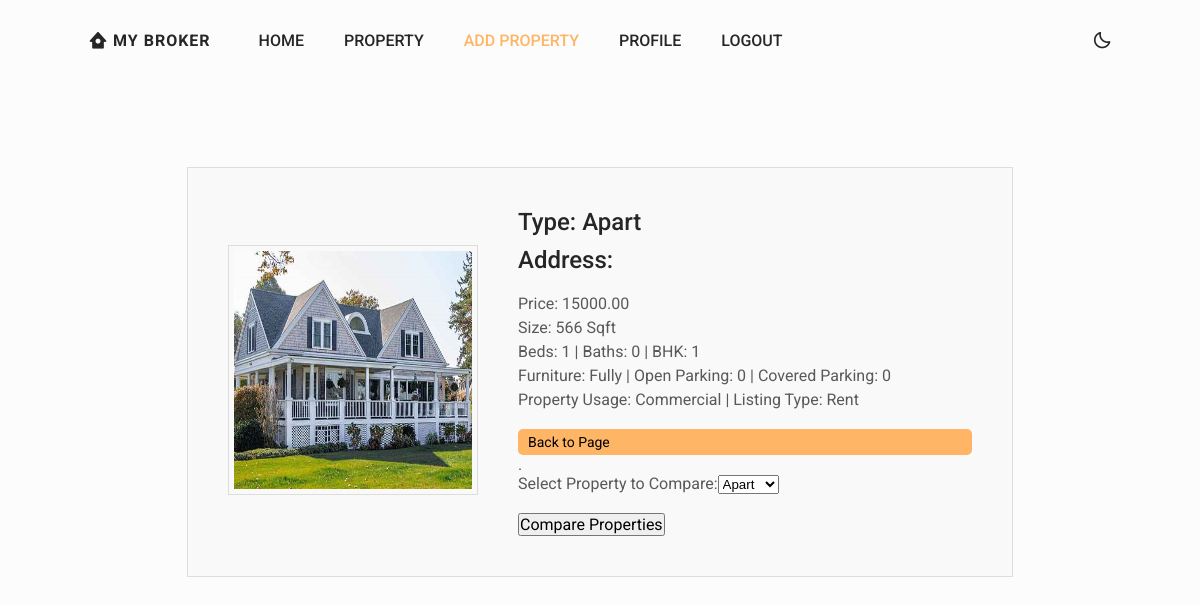
Page /info.php?id=10&p_id=16 on the committed database.
### tables this page shows
CREATE TABLE `property` (
  `id` int(11) NOT NULL,
  `type` varchar(50) DEFAULT NULL,
  `bhk` int(11) DEFAULT NULL,
  `bathroom` int(11) DEFAULT NULL,
  `balcony` int(11) DEFAULT NULL,
  `furniture` varchar(50) DEFAULT NULL,
  `coverp` varchar(50) DEFAULT NULL,
  `openp` varchar(50) DEFAULT NULL,
  `cost` decimal(10,2) DEFAULT NULL,
  `maintenancecharges` decimal(10,2) DEFAULT NULL,
  `built` int(11) DEFAULT NULL,
  `listingtype` varchar(50) DEFAULT NULL,
  `propertyusage` varchar(50) DEFAULT NULL,
  `address` varchar(500) NOT NULL,
  `imagepath` varchar(255) DEFAULT NULL,
  `electricity_image` varchar(100) NOT NULL,
  `status` tinyint(11) NOT NULL,
  `p_id` int(11) NOT NULL,
  `property_status` tinyint(20) NOT NULL
);

### info.php (the view, shortened to what this page needs)
<!DOCTYPE html>
<html lang="en">
    <head>
        <link rel="stylesheet" href="https://cdn.jsdelivr.net/npm/boxicons@latest/css/boxicons.min.css">
        <link rel="stylesheet" href="css/swiper-bundle.min.css">
        <link rel="stylesheet" href="css/style.css">
        <link href="https://cdnjs.cloudflare.com/ajax/libs/font-awesome/5.10.0/css/all.min.css" rel="stylesheet">
        <link href="https://cdn.jsdelivr.net/npm/bootstrap-icons@1.4.1/font/bootstrap-icons.css" rel="stylesheet">
    </head>
</head>
<body>
    <header class="header" id="header">
        <nav class="nav container">
            <a href="#" class="nav__logo">
                <i class='bx bxs-home-circle nav__logo-icon'></i> My Broker
            </a>
            <div class="nav__menu" id="nav-menu">
                <ul class="nav__list">
                    <li class="nav__item">
                        <?php $id = $_GET['id'] ?>
                        <a href="homepage(user).php?id=<?php echo$id ?>" class="nav__link ">HOME</a>
                    </li>
                    <li class="nav__item dropdown">
                        <a href="#" class="nav__link">PROPERTY</a>
                    </li>
                    <li class="nav__item">
                        <a href="Add-property.php?id=<?php echo$id ?>" class="nav__link active-link">ADD PROPERTY</a>
                    </li>
                    <li class="nav__item">
                        <a href="Profile.php?id=<?php echo$id ?>" class="nav__link ">PROFILE</a>
                    </li> <li class="nav__item">
                        <a href="logout.php?id=<?php echo$id ?>" class="nav__link ">LOGOUT</a>
                    </li>
                </ul>
            </div>
            <div class="nav__btns">
                <i class='bx bx-moon change-theme' id="theme-button"></i>
            </div>
        </nav>
    </header>
    <?php
    if (isset($_GET['p_id'])) {
        $p_id = $_GET['p_id'];
        $id = $_GET['id'];
        require('./connection.php');
        $query = "SELECT * FROM property WHERE p_id = $p_id";
        $result = mysqli_query($conn, $query);
        if (mysqli_num_rows($result) > 0) {
            $row = mysqli_fetch_assoc($result);
            $imag = $row['imagepath'];
            $price = $row['cost'];
            $title = $row['type'];
            $size = $row["built"];
            $beds = $row["bhk"];
            $baths = $row["bathroom"];
            $bhk = $row['bhk'];
            $furniture = $row['furniture'];
            $coverp = $row['coverp'];
            $openp = $row['openp'];
            $listingtype = $row['listingtype'];
            $propertyusage = $row['propertyusage'];
            $address = $row['address'];
            echo '<div class="property-container">';
            echo '<div class="property-image">
                <img class="img-fluid" src="' . $imag . '" alt="Property Image">
            </div>';
            echo '<div class="property-info">';
            echo '<h1>Type: ' . $title . '<br></h1>';
            echo "<h1> Address: <a href='https://www.google.com/maps/search/?api=1&query=$address' target='_blank'>$address</a></h1>";
            echo '<p>Price: ' . $price . '</p>';
            echo '<p>Size: ' . $size . ' Sqft</p>';
            echo '<p>Beds: ' . $beds . ' | Baths: ' . $baths . ' | BHK: ' . $bhk . '</p>';
            echo '<p>Furniture: ' . $furniture . ' | Open Parking: ' . $openp . ' | Covered Parking: ' . $coverp . '</p>';
            echo '<p>Property Usage: ' . $propertyusage . ' | Listing Type: ' . $listingtype . '</p>';
            echo '<a href="property-list.php?id=' . htmlspecialchars($id) . '" class="back-to-page-button">Back to Page</a>';
            echo '.<br>';
            echo '<form action="compper_property.php?id=' . htmlspecialchars($id) . '" method="get">';
            echo '<label for="p_id2">Select Property to Compare:</label>';
            echo '<select name="p_id2" id="p_id2">';
            $query = "SELECT p_id, type FROM property WHERE status = 1";
            $result = mysqli_query($conn, $query);
            while ($row = mysqli_fetch_assoc($result)) {
                $selected = ($row['p_id'] == $p_id) ? 'selected' : '';
                echo '<option value="' . $row['p_id'] . '" ' . $selected . '>' . $row['type'] . '</option>';
            }
            echo '</select>';
            echo '<br><br>';
            echo '<input type="submit" value="Compare Properties">';
            echo '</form>';
            echo '</div>';
            echo '</div>';
        } else {
            echo "Property not found.";
        }
    } else {
        echo "Invalid property ID.";
    }
    ?>
</body>
</html>

### css/style.css (style rules this page uses)
:root { --header-height: 3.5rem; --first-color: hsl(31, 100%, 70%); --button-color: hsl(0, 0%, 17%); --button-color-alt: hsl(0, 0%, 21%); --title-color: hsl(0, 0%, 15%); --text-color: hsl(0, 0%, 35%); --text-color-light: hsl(0, 0%, 55%); --body-color: hsl(0, 0%, 99%); --container-color: #fff; --border-color: hsl(0, 0%, 94%); --body-font: 'Roboto', sans-serif; --biggest-font-size: 2rem; --h1-font-size: 1.5rem; --h2-font-size: 1.25rem; --h3-font-size: 1rem; --normal-font-size: .938rem; --small-font-size: .813rem; --smaller-font-size: .75rem; --font-medium: 500; --font-bold: 700; --mb-0-5: .5rem; --mb-0-75: .75rem; --mb-1: 1rem; --mb-1-5: 1.5rem; --mb-2: 2rem; --mb-2-5: 2.5rem; --mb-3: 3rem; --z-tooltip: 10; --z-fixed: 100; }
@media screen and (min-width: 968px) { :root { --biggest-font-size: 2.5rem; --h1-font-size: 2.25rem; --h2-font-size: 1.5rem; --h3-font-size: 1.25rem; --normal-font-size: 1rem; --small-font-size: .875rem; --smaller-font-size: .813rem; } }
.dropdown { position: relative; display: inline-block; }
* { box-sizing: border-box; padding: 0; margin: 0; }
html { scroll-behavior: smooth; }
body, button, input { font-family: var(--body-font); font-size: var(--normal-font-size); }
body { margin: 0; background-color: var(--body-color); color: var(--text-color); transition: .4s; }
h1, h2, h3, h4 { color: var(--title-color); font-weight: var(--font-medium); }
ul { list-style: none; }
a { text-decoration: none; }
img { max-width: 100%; height: auto; }
.change-theme { color: var(--title-color); font-size: 1.25rem; cursor: pointer; }
.container { max-width: 1024px; margin-left: var(--mb-1-5); margin-right: var(--mb-1-5); }
.header { width: 100%; background: transparent; position: fixed; top: 0; left: 0; z-index: var(--z-fixed); transition: .4s; }
.nav { height: var(--header-height); display: flex; justify-content: space-between; align-items: center; }
.nav__logo, .nav__toggle, .nav__shop, .nav__close { color: var(--title-color); }
.nav__logo { text-transform: uppercase; font-weight: var(--font-bold); letter-spacing: 1px; display: inline-flex; align-items: center; column-gap: .25rem; }
.nav__logo-icon { font-size: 1.25rem; }
.nav__btns { display: flex; align-items: center; column-gap: 1rem; }
.nav__list { display: flex; flex-direction: column; align-items: center; row-gap: 2rem; }
.nav__link { color: var(--title-color); font-weight: var(--font-medium); text-transform: uppercase; font-size: var(--h2-font-size); transition: .3s; }
.active-link { color: var(--first-color); }
@media screen and (min-width: 767px) { .nav { height: calc(var(--header-height) + 1.5rem); justify-content: initial; column-gap: 3rem; } }
@media screen and (min-width: 767px) { .nav__list { flex-direction: row; column-gap: 2.5rem; } }
@media screen and (min-width: 767px) { .nav__link { text-transform: initial; font-size: var(--normal-font-size); } }
@media screen and (min-width: 767px) { .nav__btns { margin-left: auto; } }
@media screen and (min-width: 1024px) { .container { margin-left: auto; margin-right: auto; } }

### info.php (style rules this page uses)
body { margin: 167px; background-color: var(--body-color); color: var(--text-color); transition: .4s; }
.back-to-page-button { color: black; background-color: #ffb566 !important; padding: 5px 10px; font-size: 14px; text-decoration: none; border-radius: 5px; }
.property-container { display: flex; align-items: center; justify-content: space-between; padding: 20px; border: 1px solid #ddd; background-color: #f9f9f9; margin: 20px; }
.property-image { flex: 1; padding: 20px; }
.property-image img { max-width: 500px; height: 250px; border: 1px solid #ddd; padding: 5px; }
.property-info { flex: 2; padding: 20px; }
.property-info h1 { font-size: 24px; margin-bottom: 10px; }
.property-info p { font-size: 16px; margin-bottom: 5px; }
.property-info a { display: block; margin-top: 20px; color: black; text-decoration: none; }
img { vertical-align: inherit; border-style: dashed; width: 250px; }

### rows in the picture
property: imagepath (picture), type "Apart", cost "15000.00", built "566", bhk "1", bathroom "0", furniture "Fully", openp "0", coverp "0", propertyusage "Commercial", listingtype "Rent"

### other values in the picture
form field p_id2 "Apart"
